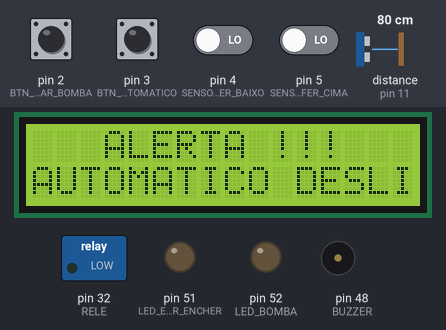
A sketch run on a simulated Arduino Mega 2560, built with avr-gcc and run on an emulated ATmega2560. Shown: 16×2 character LCD, switched loads named in the sketch (green lamp = pin HIGH), output pins drawn as LEDs (lit = HIGH), buzzer (waves = sounding, pin HIGH). The test bench sets the inputs (shaded band); at power-on: pin 2 (BTN_LIGAR_BOMBA), pin 3 (BTN_PAUSAR_SISTEMA_AUTOMATICO), pin 4 (SENSOR_BUFFER_BAIXO), pin 5 (SENSOR_BUFFER_CIMA) LOW, distance to the obstacle (sensor on pin 11) 80 cm. The echo pulse lasts 58.3 µs per cm; the local clock reads 2024-03-15 10:24:30 at power-on unless the sketch sets it; what the sketch prints to the serial monitor is not drawn.

Above: at 1.2 s.
1.3 s: pin 3 (BTN_PAUSAR_SISTEMA_AUTOMATICO) pulled HIGH for 0.15 s
At 3.3 s:
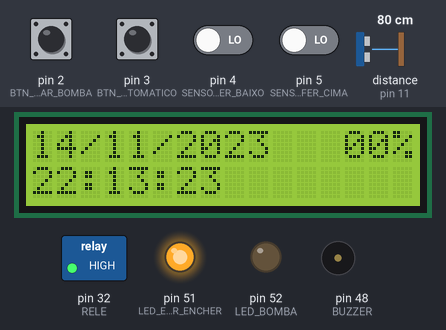
4.4 s: distance to the obstacle (sensor on pin 11) set to 4 cm
At 5.8 s:
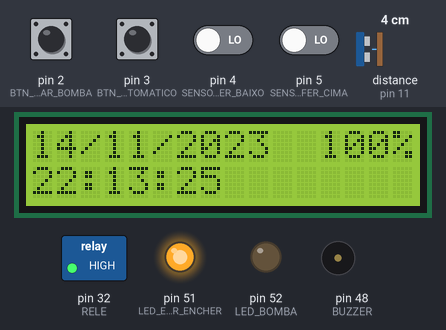
6.3 s: pin 3 (BTN_PAUSAR_SISTEMA_AUTOMATICO) pulled HIGH for 1 s
At 7.6 s:
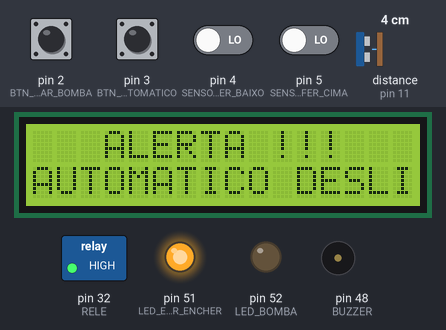
10.3 s: distance to the obstacle (sensor on pin 11) set to 18 cm
At 11.8 s:
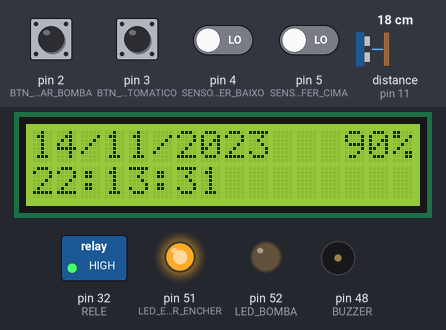
12.3 s: distance to the obstacle (sensor on pin 11) set to 9 cm
At 14.7 s:
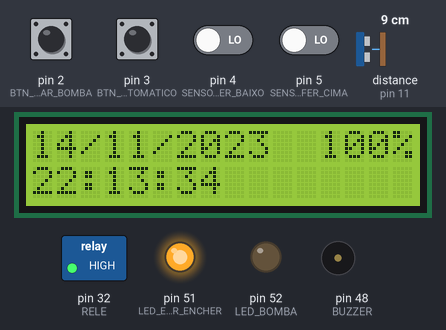
Timing chart, 0 to 16.2 s (numbered marks = the images above; inputs shaded):
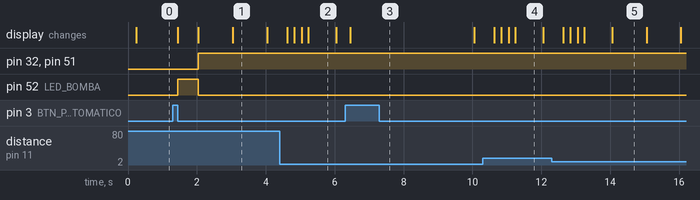

Measured:
- after the input at 1.3 s, pin 32 (RELE): LOW → HIGH after 0.75 s; pin 52 (LED_BOMBA): LOW → HIGH after 0.15 s, → LOW 0.60 s later; the display: first changes after 0.15 s (image 1 shows a later state)
- after the input at 6.3 s, the display: changes after 0.15 s (image 3)
- what the display in image 1 shows lasts 1.0 s, from 3.0 s to 4.0 s
- what the display in image 2 shows lasts 0.8 s, from 5.2 s to 6.0 s

The sketch:

projetoNivel.ino
```cpp
#include "RTClib.h"
#include <LiquidCrystal_I2C.h>
#include <HCSR04.h>

#define O OUTPUT
#define I INPUT
#define L LOW
#define H HIGH

//PORTAS
#define RELE 32 //31
#define BUZZER 48
#define SENSOR_BUFFER_CIMA 5
#define SENSOR_BUFFER_BAIXO 4
#define ULTRASSONICO_CIMA_TRIG 12
#define ULTRASSONICO_CIMA_ECHO 11
#define LED_BOMBA 52
#define LED_ESPERANDO_BUFFER_ENCHER 51
#define BTN_LIGAR_BOMBA 2
#define BTN_PAUSAR_SISTEMA_AUTOMATICO 3
#define SENSOR_PRESENCA 50

LiquidCrystal_I2C lcd(0x27,16,2);
UltraSonicDistanceSensor ultrassonico(ULTRASSONICO_CIMA_TRIG,ULTRASSONICO_CIMA_ECHO);
RTC_DS3231 rtc;

// (3600 * HORA) + (60 * MINUTO) + SEGUNDO
const long HORARIO_INICIO_PERMITIDO =  ((3600L * 7) + (60L * 0) + 0L); //25.200
const long HORARIO_FIM_PERMITIDO = ((3600L * 23) + (60L * 59) + 0L);  //77.400

//MEDIDAS
#define ALTURA_CAIXA_DAGUA 70 //cm
#define ALTURA_TAMPA_CAIXA 12 //cm

typedef struct Nivel {
  float niveis[10] = {0,0,0,0,0,0,0,0,0,0};
  int index = 0;
}Nivel;

typedef struct SensorNivel {
  bool leituras[10] = {1,1,1,1,1,1,1,1,1,1};
  int index = 0;
  bool statusAtual = true;
}SensorNivel;

Nivel k;
Nivel *ultimosNiveis = &k;
SensorNivel nivel_baixo, nivel_cima;

byte pontos[8] = {B00000, B00101, B00000, B01010, B00000, B00010, B11111};
char daysOfTheWeek[7][12] = {"Domingo","Segunda-Feira","Terça-Feira","Quarta-Feira","Quinta-Feira","Sexta-Feira","Sabado"};
DateTime agora;
void attDataHoraPercentual(DateTime dataHora, int percentualCaixaDagua);

bool statusBomba = true;
float leituraAtualNormalizada = 0;
float leituraAtualBruta = 0;
int percentualCaixaMedia = 0;

bool horarioPermite = false;
bool buffer_cima_normalizado, buffer_baixo_normalizado;
bool esperando_buffer_encher = false;
bool sistema_automatico_pausado = true;

byte partes_grafico[4][8] = {
  {B10000, B10000, B10000, B10000, B10000, B10000, B10000, B10000},
  {B11000, B11000, B11000, B11000, B11000, B11000, B11000, B11000},
  {B11100, B11100, B11100, B11100, B11100, B11100, B11100, B11100},
  {B11110, B11110, B11110, B11110, B11110, B11110, B11110, B11110}
};

void setup() {
  lcd.createChar(1, partes_grafico[0]);
  lcd.createChar(2, partes_grafico[1]);
  lcd.createChar(3, partes_grafico[2]);
  lcd.createChar(4, partes_grafico[3]);

  Serial.begin(9600);
  attachInterrupt(digitalPinToInterrupt(BTN_LIGAR_BOMBA),ligarBomba,RISING);
  attachInterrupt(digitalPinToInterrupt(BTN_PAUSAR_SISTEMA_AUTOMATICO),pausarSistemaAutomatico,RISING);

  if(!rtc.begin()){
    Serial.println("Teste");
    Serial.flush();
    abort();
  }

  rtc.adjust(DateTime(__DATE__,__TIME__));  //RETIRAR QUANDO FOR PARA PRODUCAO
  pinMode(RELE,O);
  pinMode(BUZZER,O);
  pinMode(LED_BOMBA,O);
  pinMode(SENSOR_BUFFER_BAIXO,I);
  pinMode(SENSOR_BUFFER_CIMA,I);
  pinMode(LED_ESPERANDO_BUFFER_ENCHER,O);
  pinMode(BTN_LIGAR_BOMBA,I);
  pinMode(SENSOR_PRESENCA,I);

  // digitalWrite(SENSOR_BUFFER_BAIXO,L);
  // digitalWrite(SENSOR_BUFFER_CIMA,L);


  // digitalWrite(RELE,L);
  // pinMode(11,I);
  digitalWrite(LED_BOMBA,L);

  lcd.init();
  lcd.backlight();
  /*lcd.setCursor(0,0);
  lcd.print("Projeto Nivel");
  lcd.setCursor(0,1);
  lcd.print("de Agua"); */
  agora = rtc.now();

}

#define CLOCK 0
#define ALARME 1

unsigned long previousMillis[2] = {0,0};
bool buzzerTocando = false;

void loop() {

  agora = rtc.now();

  //Clock de 0,2 segundos
  if( (millis() - previousMillis[CLOCK]) >= 200 ){
    previousMillis[CLOCK] = millis();

    leituraAtualBruta = ultrassonico.measureDistanceCm();
    leituraAtualNormalizada = constrain(leituraAtualBruta,ALTURA_TAMPA_CAIXA,  ALTURA_CAIXA_DAGUA);
    percentualCaixaMedia = 100 - map(mediaDescartadora(leituraAtualNormalizada),ALTURA_TAMPA_CAIXA ,ALTURA_CAIXA_DAGUA, 0, 100);

    atualizarTela();
    // attDataHoraPercentual(agora,percentualCaixaMedia);
    buffer_baixo_normalizado = leitura2Segundos(digitalRead(SENSOR_BUFFER_BAIXO),&nivel_baixo);
    buffer_cima_normalizado = leitura2Segundos(digitalRead(SENSOR_BUFFER_CIMA),&nivel_cima);

          //BAIXO                        BAIXO
    if((!buffer_baixo_normalizado && !buffer_cima_normalizado) || esperando_buffer_encher) {
      esperando_buffer_encher = !(buffer_cima_normalizado && buffer_baixo_normalizado);
    }

    digitalWrite(LED_ESPERANDO_BUFFER_ENCHER,esperando_buffer_encher ? H : L);

    if(!sistema_automatico_pausado){
      if((horarioPermiteExecutar(agora) && percentualCaixaMedia < 60 && buffer_cima_normalizado && buffer_baixo_normalizado) || (statusBomba && !esperando_buffer_encher)){

        if(!statusBomba){
          statusBomba = true;
          alarmeEntrada2();
        }

        if(percentualCaixaMedia >= 99)
          statusBomba = false;

        Serial.print(" -> LIGADO <- ");
        digitalWrite(RELE,LOW);
        digitalWrite(LED_BOMBA,H);
        Serial.print(percentualCaixaMedia);
        Serial.print("%");
      }else {
        Serial.print(" -> DESLIGADO <-  ");
        digitalWrite(RELE, HIGH);
        digitalWrite(LED_BOMBA,L);
        Serial.print(percentualCaixaMedia);
        Serial.print("%");
        statusBomba = false;
      }
    }

    Serial.print("\n");
    Serial.print("Bruta: ");
    Serial.print(leituraAtualBruta);
    Serial.print(" Normalizada: ");
    Serial.print(leituraAtualNormalizada);
    Serial.print(" - Media: ");
    Serial.print(mediaDescartadora(leituraAtualNormalizada));
    Serial.print(" - statusBomba: ");
    Serial.print(statusBomba);
    Serial.print(" | BUFFER_BAIXO: ");
    Serial.print(buffer_baixo_normalizado);
    Serial.print("(");
    Serial.print(digitalRead(SENSOR_BUFFER_BAIXO));
    Serial.print(")");
    Serial.print(" - BUFFER_CIMA: ");
    Serial.print(buffer_cima_normalizado);
    Serial.print("(");
    Serial.print(digitalRead(SENSOR_BUFFER_CIMA));
    Serial.print(")");
    Serial.print(" - BTN_BOMBA ");
    Serial.print(digitalRead(BTN_LIGAR_BOMBA));
    Serial.print(" - STATUS_BOMBA ");
    Serial.print(statusBomba);
    Serial.print(" - Pause ");
    Serial.print(sistema_automatico_pausado);

    // Serial.print(" = Leitura 2sec : ");
    // Serial.print(leitura2Segundos(b,&nivel_cima));
    // Serial.print(" ");
    // grafico();
    /*
    bool valor = digitalRead(SENSOR_PRESENCA);
    if(valor){
      Serial.print(" Detectou ");
    }else {
      Serial.print(" --------- ");
    }
    Serial.print("\n");
    */
  }

}

void ligarBomba(){
  if(!esperando_buffer_encher)
    statusBomba = !statusBomba;
  Serial.print("  - Clicado - ");
}

void pausarSistemaAutomatico(){
  sistema_automatico_pausado = !sistema_automatico_pausado;
  digitalWrite(BTN_PAUSAR_SISTEMA_AUTOMATICO,L);
}


void alarmeEntrada2() {
  for (int i = 0; i < 3; i++) {
    Serial.print("\n TOCANDO ALARME...");
    Serial.print(i);

    unsigned long currentMillis = millis();

    // Toca o tom por 120 milissegundos
    if (!buzzerTocando) {
      tone(BUZZER, 1200);
      buzzerTocando = true;
    } else if (currentMillis - previousMillis[ALARME] >= 120) {
      noTone(BUZZER);
      buzzerTocando = false;
      previousMillis[ALARME] = currentMillis;
    }

    // Espera 500 milissegundos entre cada iteração
    if (currentMillis - previousMillis[ALARME] >= 500) {
      previousMillis[ALARME] = currentMillis;
      delay(1);
    }
  }
}


void alarmeEntrada(){
  for (int i = 0 ; i < 3; i++) {
    Serial.print("\n TOCANDO ALARME...");
    Serial.print(i);
    tone(BUZZER, 1200);
    delay(120);
    noTone(BUZZER);
    delay(120);
    tone(BUZZER, 1200);
    delay(120);
    noTone(BUZZER);
    delay(120);
    tone(BUZZER, 1200);
    delay(120);
    noTone(BUZZER);
    delay(500);
  }
  Serial.print("\n");
}
bool horarioPermiteExecutar(DateTime horaAtual){
  long horaAtualParaSegundos = (horaAtual.hour() * 3600L) + (horaAtual.minute() * 60L) + horaAtual.second();

  // if((horaAtualParaSegundos >= HORARIO_INICIO_PERMITIDO && horaAtualParaSegundos < HORARIO_FIM_PERMITIDO))
  //   return true;
  // else
  //   return false;

  return true;
}

void atualizarTela() {
  if(sistema_automatico_pausado){
    if((agora.second() % 20) < 10)
      aletarSistemaPausado();
    else
      attDataHoraPercentual(agora,percentualCaixaMedia);
  }else {
    attDataHoraPercentual(agora,percentualCaixaMedia);
  }
}

void aletarSistemaPausado(){
  // lcd.clear();
  lcd.setCursor(0,0);
  lcd.print("   ALERTA !!!   ");
  lcd.setCursor(0,1);
  lcd.print("AUTOMATICO DESLIGADO");
}

void grafico(){
  lcd.home();
  int a = map(percentualCaixaMedia,0,100,0,80);

  for(int i = 0; i < a/5;i++){
    lcd.write(byte(255));
  }

  switch(a % 5){
    case 0:
      lcd.write(byte(254));
      break;
    case 1:
      lcd.write(byte(1));
      break;
    case 2:
      lcd.write(byte(2));
      break;
    case 3:
      lcd.write(byte(3));
      break;
    case 4:
      lcd.write(byte(4));
      break;
  }

  for (int i = a/5 + 1; i < 16; i++){
    lcd.setCursor(i,0);
    lcd.write(byte(254));
  }
}

void attDataHoraPercentual(DateTime dataHora, int percentualCaixaDagua) {
  lcd.setCursor(0,0);
  lcd.print(dataHora.day()/10 % 10);
  lcd.print(dataHora.day() % 10);
  lcd.print("/");
  lcd.print(dataHora.month()/10 % 10);
  lcd.print(dataHora.month() % 10);
  lcd.print("/");
  lcd.print(dataHora.year());
  lcd.print("  ");
  if (percentualCaixaDagua == 100){
    lcd.setCursor(12,0);
    lcd.print("100%");
  }else{
    lcd.setCursor(12,0);
    lcd.print(" ");
    lcd.print(percentualCaixaDagua/10 % 10);
    lcd.print(percentualCaixaDagua % 10);
    lcd.print("%");
  }
  lcd.setCursor(0,1);
  lcd.print(dataHora.hour()/10 % 10);
  lcd.print(dataHora.hour() % 10);
  lcd.print(":");
  lcd.print(dataHora.minute()/10 % 10);
  lcd.print(dataHora.minute() % 10);
  lcd.print(":");
  lcd.print(dataHora.second()/10 % 10);
  lcd.print(dataHora.second()%10);
  lcd.print("           ");
}

bool leitura2Segundos(bool leitura, SensorNivel *sensor){

  bool statusAtual = sensor -> statusAtual;
  sensor -> leituras[sensor -> index++] = leitura;

  if(sensor -> index == 10)
    sensor -> index = 0;

  bool primeiraOcorrencia = sensor -> leituras[0];

  for (int i = 0; i < 10; i++) {
    if (sensor -> leituras[i] != primeiraOcorrencia)
      return sensor -> statusAtual;
  }

  sensor -> statusAtual = primeiraOcorrencia;
  return primeiraOcorrencia;
}

float mediaDescartadora(float nivelAgua){
  int zeros = 0;
  float somaNiveis = 0;
  int maior = 0;
  int menor = 0;

  ultimosNiveis -> niveis[ultimosNiveis -> index++] = nivelAgua;

  for (int i = 0; i < 10; i++) {
    somaNiveis += ultimosNiveis -> niveis[i];
    if(ultimosNiveis -> niveis[i] <= 0 )
      zeros++;
  }

  if(ultimosNiveis -> index >= 10)
    ultimosNiveis -> index = 0;

  //Localiza o maior e a menor leitura do sensor
  for (int i = 0; i < 10; i++) {
    if(ultimosNiveis -> niveis[i] > maior)
      maior = ultimosNiveis -> niveis[i];
    if(ultimosNiveis -> niveis[i] < menor || menor == 0)
      menor = ultimosNiveis -> niveis[i];
  }

  //Media que descarta a maior e menor leitura
  return (somaNiveis - maior - menor)/(8 - zeros);
}
```
